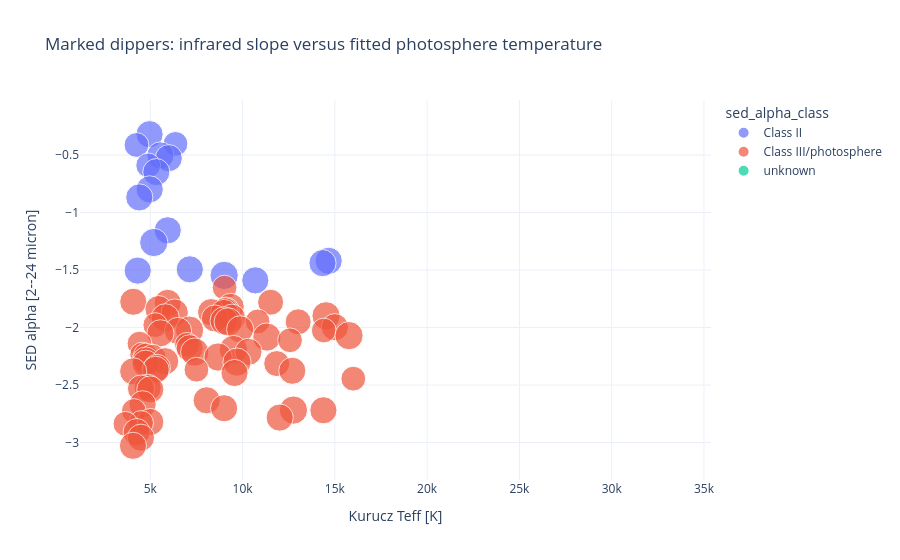

Write notebook code for a chart like this one.
### Markdown cell above
## Cohort audit and population views

### Code cell
audit = pd.DataFrame({
    'metric': [
        'marked dippers', 'successful atmosphere fits', 'finite fitted radii',
        'valid sed_alpha', 'Class II by sed_alpha', 'with W3 ratio', 'with W4 ratio',
    ],
    'n': [
        len(candidate_summary),
        int(candidate_summary['status'].astype(str).eq('ok').sum()),
        int(np.isfinite(candidate_summary['radius_rsun']).sum()),
        int(candidate_summary['sed_alpha_status'].astype(str).eq('ok').sum()),
        int(candidate_summary['sed_alpha_class'].astype(str).eq('Class II').sum()),
        int(np.isfinite(candidate_summary.get('w3_ratio_p50', np.nan)).sum()),
        int(np.isfinite(candidate_summary.get('w4_ratio_p50', np.nan)).sum()),
    ],
})
audit['fraction'] = audit['n'] / max(len(candidate_summary), 1)
display(audit.style.format({'fraction': '{:.1%}'}))

summary_columns = [
    'candidate_id', 'sed_alpha', 'sed_alpha_class', 'teff_k', 'radius_rsun',
    'reduced_chi2', 'n_fit_points', 'n_sed_points',
    'w1_ratio_p50', 'w2_ratio_p50', 'w3_ratio_p50', 'w4_ratio_p50',
    'w3_p_excess_calibrated', 'w4_p_excess_calibrated', 'excess_class',
]
display(candidate_summary[[col for col in summary_columns if col in candidate_summary.columns]])

population_plot = px.scatter(
    candidate_summary,
    x='teff_k',
    y='sed_alpha',
    color='sed_alpha_class',
    size='n_sed_points',
    hover_name='candidate_id',
    hover_data=['radius_rsun', 'reduced_chi2', 'w3_ratio_p50', 'w4_ratio_p50', 'excess_class'],
    labels={'teff_k': 'Kurucz Teff [K]', 'sed_alpha': 'SED alpha [2--24 micron]'},
    title='Marked dippers: infrared slope versus fitted photosphere temperature',
    template='plotly_white',
)
population_plot.update_layout(height=560)
population_plot.show()

### Figure 1 — Plotly figure (JSON) as saved in the notebook; plotly's stock layout.template omitted (floating-point values rounded to 4 significant figures; data arrays with more than 128 entries replaced by an {"elided": "..."} marker saying what was removed)
{"data": [{"customdata": [[6.429, 11.9, 96.81, 549.3, "unassessable"], [1.603, 19.44, 35.64, 237.8, "unassessable"], [4.479, 1.111, 28.2, 372.7, "unassessable"], [3.228, 1.432, 23.01, 343.3, "unassessable"], [2.71, 7.093, 55.63, 460.6, "unassessable"], [7.5, 23.44, 19.86, 143.9, "unassessable"], [4.728, 1.27, 32.42, 180.6, "robust"], [null, 3.02, 13.81, 197.0, "unassessable"], [5.439, 3.666, null, null, "unassessable"], [8.035, 1.858, 13.68, 35.54, "unassessable"], [36.61, 0.447, 21.65, 51.72, "robust"], [6.886, 3.151, 3.372, 35.43, "unassessable"], [3.017, 0.1715, 0.9508, 38.66, "unassessable"], [5.711, 9.315, 1.737, 26.56, "unassessable"], [11.57, 4.586, 8.576, 25.05, "unassessable"], [5.304, 3.737, null, null, "unassessable"], [5.091, 1.832, 2.66, 18.64, "unassessable"]], "hovertemplate": "<b>%{hovertext}</b><br><br>sed_alpha_class=Class II<br>Kurucz Teff [K]=%{x}<br>SED alpha [2--24 micron]=%{y}<br>n_sed_points=%{marker.size}<br>radius_rsun=%{customdata[0]}<br>reduced_chi2=%{customdata[1]}<br>w3_ratio_p50=%{customdata[2]}<br>w4_ratio_p50=%{customdata[3]}<br>excess_class=%{customdata[4]}<extra></extra>", "hovertext": ["stv_369367489518", "stv_146029419304", "stv_240518636016", "stv_532576054353", "stv_446677119900", "stv_652835964994", "stv_481036586933", "stv_515396131751", "stv_94489786439", "stv_523987067704", "stv_25770316308", "stv_369367304600", "stv_60130131403", "stv_541166985810", "stv_240519504803", "stv_240518717560", "stv_635655520796"], "legendgroup": "Class II", "marker": {"color": "#636efa", "size": [12, 10, 10, 12, 12, 10, 12, 12, 12, 12, 13, 12, 12, 12, 12, 13, 12], "sizemode": "area", "sizeref": 0.0325, "symbol": "circle"}, "mode": "markers", "name": "Class II", "orientation": "v", "showlegend": true, "type": "scatter", "x": [4961.0, 6364.0, 4250.0, 5548.0, 6000.0, 4886.0, 5327.0, 4967.0, 4404.0, 5945.0, 5188.0, 14670.0, 14330.0, 7139.0, 4318.0, 9000.0, 10690.0], "xaxis": "x", "y": [-0.3186, -0.4027, -0.4124, -0.5031, -0.5268, -0.5897, -0.6484, -0.7981, -0.8684, -1.154, -1.261, -1.42, -1.44, -1.494, -1.505, -1.546, -1.59], "yaxis": "y"}, {"customdata": {"elided": "67x5 mixed values"}, "hovertemplate": "<b>%{hovertext}</b><br><br>sed_alpha_class=Class III/photosphere<br>Kurucz Teff [K]=%{x}<br>SED alpha [2--24 micron]=%{y}<br>n_sed_points=%{marker.size}<br>radius_rsun=%{customdata[0]}<br>reduced_chi2=%{customdata[1]}<br>w3_ratio_p50=%{customdata[2]}<br>w4_ratio_p50=%{customdata[3]}<br>excess_class=%{customdata[4]}<extra></extra>", "hovertext": ["stv_472446832201", "stv_403727513981", "stv_249109213616", "stv_584116028406", "stv_94489437356", "stv_77309980503", "stv_489626566903", "stv_566936725849", "stv_644245286164", "stv_403727411589", "stv_369368258528", "stv_68719676517", "stv_111669557747", "stv_111670309173", "stv_463857647562", "stv_163209415214", "stv_94489594805", "stv_128850429575", "stv_180388903123", "stv_395138016907", "stv_300648890329", "stv_549755992463", "stv_120259356690", "stv_618475663505", "stv_541166181486", "stv_369367234804", "stv_197569226514", "stv_60130141761", "stv_163209590869", "stv_446677131304", "stv_300648040390", "stv_481036839646", "stv_68720714610", "stv_120259148405", "stv_111669291649", "stv_154620038181", "stv_592705518006", "stv_283467842509", "stv_360777826205", "stv_223338997633", "stv_566936751170", "stv_17180437911", "stv_111669273145", "stv_592705538522", "stv_197569238413", "stv_395137575008", "stv_206158525635", "stv_17181027305", "stv_292059016008", "stv_489626538045", "stv_601295730966", "stv_266288257407", "stv_420907788679", "stv_300648087617", "stv_498216222923", "stv_180388640882", "stv_601295761416", "stv_25771086021", "stv_8591303502", "stv_463856750690", "stv_42950519514", "stv_17180374105", "stv_523986354332", "stv_644245359876", "stv_627065319105", "stv_498217396542", "stv_446676921101"], "legendgroup": "Class III/photosphere", "marker": {"color": "#EF553B", "size": [10, 12, 11, 12, 12, 12, 12, 12, 12, 12, 12, 13, 12, 13, 12, 13, 10, 11, 13, 10, 12, 12, 13, 10, 12, 12, 13, 13, 10, 10, 10, 12, 13, 12, 13, 10, 10, 13, 12, 12, 12, 13, 11, 12, 12, 10, 12, 12, 12, 12, 10, 12, 12, 12, 12, 12, 12, 13, 12, 10, 12, 12, 10, 10, 12, 12, 12], "sizemode": "area", "sizeref": 0.0325, "symbol": "circle"}, "mode": "markers", "name": "Class III/photosphere", "orientation": "v", "showlegend": true, "type": "scatter", "x": [9024.0, 4077.0, 11520.0, 5940.0, 9356.0, 5443.0, 9096.0, 9039.0, 8295.0, 6325.0, 9000.0, 14520.0, 9424.0, 5810.0, 8500.0, 9000.0, 10810.0, 13010.0, 9218.0, 5270.0, 15000.0, 9867.0, 7127.0, 14400.0, 6502.0, 5549.0, 15770.0, 11310.0, 12570.0, 4412.0, 6987.0, 7134.0, 9500.0, 10320.0, 7405.0, 4559.0, 4750.0, 8672.0, 5125.0, 4752.0, 5806.0, 9695.0, 11850.0, 4750.0, 5357.0, 7500.0, 5291.0, 12690.0, 4071.0, 9563.0, 16000.0, 4857.0, 4496.0, 5000.0, 8053.0, 4585.0, 9000.0, 12750.0, 14380.0, 4106.0, 12010.0, 5000.0, 4500.0, 3651.0, 4259.0, 4493.0, 4060.0], "xaxis": "x", "y": [-1.653, -1.776, -1.78, -1.786, -1.82, -1.839, -1.853, -1.858, -1.866, -1.869, -1.873, -1.898, -1.915, -1.915, -1.921, -1.942, -1.947, -1.95, -1.951, -1.979, -1.997, -2.015, -2.023, -2.026, -2.029, -2.05, -2.07, -2.083, -2.111, -2.14, -2.15, -2.18, -2.191, -2.211, -2.213, -2.235, -2.243, -2.256, -2.264, -2.287, -2.292, -2.301, -2.313, -2.314, -2.351, -2.366, -2.367, -2.376, -2.381, -2.395, -2.444, -2.523, -2.531, -2.539, -2.633, -2.667, -2.702, -2.718, -2.72, -2.726, -2.783, -2.822, -2.83, -2.837, -2.909, -2.958, -3.028], "yaxis": "y"}, {"customdata": [[5.43, 1.137, null, null, "unassessable"], [2.692, 0.6679, null, null, "unassessable"], [2.504, 0.4849, null, null, "unassessable"]], "hovertemplate": "<b>%{hovertext}</b><br><br>sed_alpha_class=unknown<br>Kurucz Teff [K]=%{x}<br>SED alpha [2--24 micron]=%{y}<br>n_sed_points=%{marker.size}<br>radius_rsun=%{customdata[0]}<br>reduced_chi2=%{customdata[1]}<br>w3_ratio_p50=%{customdata[2]}<br>w4_ratio_p50=%{customdata[3]}<br>excess_class=%{customdata[4]}<extra></extra>", "hovertext": ["stv_283468165807", "stv_532576256705", "stv_609885850038"], "legendgroup": "unknown", "marker": {"color": "#00cc96", "size": [8, 8, 8], "sizemode": "area", "sizeref": 0.0325, "symbol": "circle"}, "mode": "markers", "name": "unknown", "orientation": "v", "showlegend": true, "type": "scatter", "x": [7374.0, 9250.0, 33000.0], "xaxis": "x", "y": [NaN, NaN, NaN], "yaxis": "y"}], "layout": {"height": 560, "legend": {"itemsizing": "constant", "title": {"text": "sed_alpha_class"}, "tracegroupgap": 0}, "title": {"text": "Marked dippers: infrared slope versus fitted photosphere temperature"}, "xaxis": {"anchor": "y", "domain": [0.0, 1.0], "title": {"text": "Kurucz Teff [K]"}}, "yaxis": {"anchor": "x", "domain": [0.0, 1.0], "title": {"text": "SED alpha [2--24 micron]"}}}}
